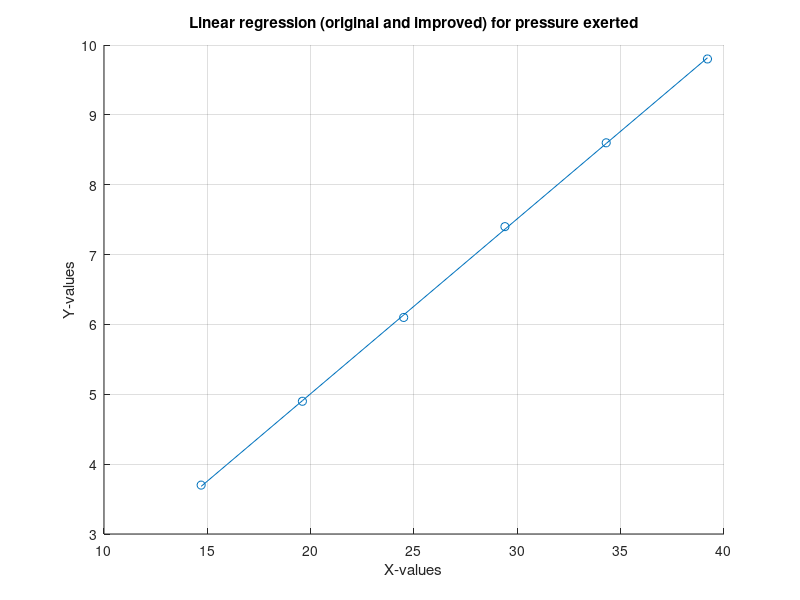

Here is the MATLAB script that generated this plot: (Note: this script raises an error after producing the figure.)
% Implementation of Linear method.
% Model for Presure exerted by water in a container: p = (mg)/A.
% Available data.
dataX = [14.7; 19.6; 24.5; 29.4; 34.3; 39.2];
dataY = [3.7; 4.9; 6.1; 7.4; 8.6; 9.8];
 % Output dataX and dataY.
 disp([dataX, dataY]);
 % Perform computations.
 % Performing mldivide for least-square regression.
 lsr = dataX\dataY; % Model like p = lsrX
 % Regressor by regression co-efficients
 computedY = lsr*dataX;
 scatter(dataX,dataY)
 hold on
 plot(dataX,computedY)
 xlabel('X-values'), ylabel('Y-values'), title('Linear regression (original and improved) for pressure exerted');
 grid on
 
% Improvement
[n, m] = size(dataX);
[Xsort, Is] = sort(dataX);
for i=1:size(dataY)
    Ysort(i,1) = dataY(Is(i),1);
end
Dat = [Xsort Ysort];
c = fix(4*n/15);
k = fix((n - c)/2);
if floor(k) > 0.4
    k = k+1;
end
k;
% Performing Selective aggregate 1:
Dat1 = Dat(1:k,:);
[b1,dev1,stats1] = glmfit(Dat1(:,1),Dat1(:,2));
S1 = sum(stats1.resid.^2);
% Performing Selective aggregate 2:
Dat2 = Dat(n-k+1:n,:);
[b2,dev2,stats2] = glmfit(Dat2(:,1),Dat2(:,2));
S2 = sum(stats2.resid.^2);
% Hypothesis testing:
if S1 > S2
    Fp = S1/S2;
else
    Fp = S2/S1;
end
Ft = finv(0.95,k-m-1,k-m-1);
if Fp > Ft
    disp('Heteroscedasticity detected');
    dataSetX = [14.7 19.6 24.5 29.4 34.3 39.2];
    meanOfData = mean(dataSetX);
    varianceOfData = var(dataSetX);
else
    disp('No Heteroscedasticity');
    N = length(dataX);
    % Computing linear regresssion
    X_ones = [ones(N,1), dataX];
    % Compute phi value
    phi = inv(X_ones'*X_ones)*X_ones'*dataY;
    lsrVal = X_ones*phi; % Regressor by regression co-efficients
    % Plotting.
    plot(dataX,lsrVal,'--')
    legend('Data','Original','Improved','Location','best');
end
